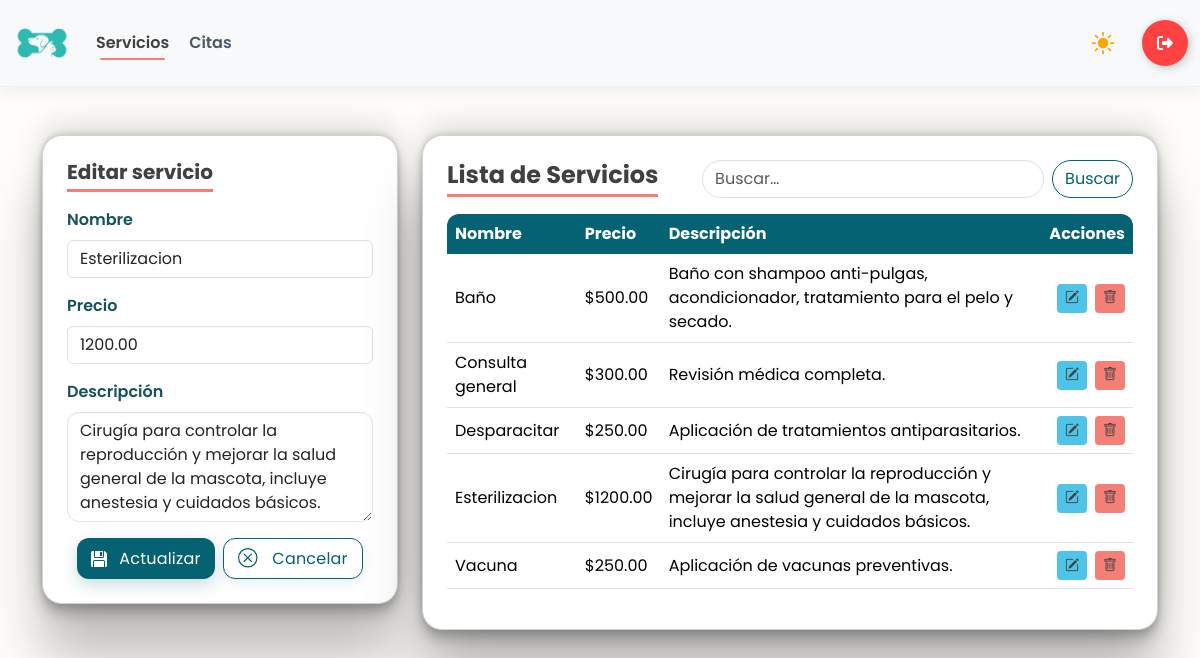
Screenshot of /servicios/18/ (signed in) with the database file from the repository.
### app/models.py (models this page shows, shortened)
class SERVICIO(models.Model):
    nombre = models.CharField(max_length=100)
    precio = models.DecimalField(max_digits=10, decimal_places=2)
    descripcion = models.TextField(max_length=250, null= True)

### app/views.py (the view, shortened to what this page needs)
# urls.py: path('servicios/', views.servicios_panel, name='servicios'), # Panel o dashboard
@login_required
@user_passes_test(is_admin)
def servicios_panel(request, id=None):
    servicio = get_object_or_404(SERVICIO, id=id) if id else None
    servicios = SERVICIO.objects.all().order_by("nombre")
    ctx = {"servicios": servicios, "servicio": servicio, "editando": bool(servicio)}
    return render(request, "servicios.html", ctx)

### app/views.py (called while the page is built)
def is_admin(user):
    return user.is_superuser or user.groups.filter(name='Administrador').exists()

### app/templates/servicios.html (shortened to what this page needs)
{% load static %}
<!DOCTYPE html>
<html lang="es">
<head>
    {% include 'referencias.html' %}
    <link rel="stylesheet" href="{% static 'css/panel.css' %}">
</head>
<body>
    {% include 'navbar-panel.html' %}
    <main class="container mt-5">
        <div class="row g-4">
            <div class="col-12 col-lg-4">
                <div class="card">
                    <div class="card-body p-4">
                        <h5 class="card-title mb-3">
                            {% if editando %}Editar servicio{% else %}Crear servicio{% endif %}
                        </h5>
                        <form method="post" autocomplete="off"
                            action="{% if editando %}{% url 'servicios_edit' servicio.id %}{% else %}{% url 'servicios' %}{% endif %}">
                            <div class="mb-3">
                                <label class="form-label">Nombre</label>
                                <input type="text" name="nombre" class="form-control"
                                    pattern="^[A-Za-zÁÉÍÓÚáéíóúÑñ\s]+$" maxlength="100" required
                                    value="{{ servicio.nombre|default_if_none:'' }}">
                            </div>
                            <div class="mb-3">
                                <label class="form-label">Precio</label>
                                <input type="number" step="0.01" min="0" name="precio" pattern="^\d+(\.\d{1,2})?$"
                                    class="form-control" required value="{{ servicio.precio|default_if_none:'' }}">
                            </div>
                            <div class="mb-3">
                                <label class="form-label">Descripción</label>
                                <textarea name="descripcion" rows="4" class="form-control"
                                    maxlength="250">{{ servicio.descripcion }}</textarea>
                            </div>
                            <div class="d-flex gap-2 justify-content-center">
                                <button type="submit" class="btn-save"
                                    aria-label="{% if editando %}Actualizar{% else %}Guardar{% endif %}">
                                    <div class="svg-wrapper-1">
                                        <div class="svg-wrapper">
                                        </div>
                                    </div>
                                    <span>{% if editando %}Actualizar{% else %}Guardar{% endif %}</span>
                                </button>
                                {% if editando %}
                                <a href="{% url 'servicios' %}" class="btn-clean" aria-label="Cancelar">
                                    <div class="svg-wrapper-1">
                                        <div class="svg-wrapper">
                                        </div>
                                    </div>
                                    <span>Cancelar</span>
                                </a>
                                {% endif %}
                            </div>
                        </form>
                    </div>
                </div>
            </div>
            <div class="col-12 col-lg-8">
                <div class="card">
                    <div class="card-body p-4">
                        <div class="d-flex justify-content-between align-items-center mb-3">
                            <h4 class="m-0 card-title">Lista de Servicios</h4>
                            <form class="d-flex" method="get" action="{% url 'servicios' %}">
                                <input class="form-control me-2" type="search" placeholder="Buscar…" name="q"
                                    value="{{ q }}">
                                <button class="btn btn-outline-primary" type="submit">Buscar</button>
                            </form>
                        </div>
                        <table class="table table-hover align-middle">
                            <thead>
                                <tr>
                                    <th>Nombre</th>
                                    <th>Precio</th>
                                    <th>Descripción</th>
                                    <th class="text-end">Acciones</th>
                                </tr>
                            </thead>
                            <tbody>
                                {% for servicio in servicios %}
                                <tr>
                                    <td>{{ servicio.nombre }}</td>
                                    <td>${{ servicio.precio|floatformat:2 }}</td>
                                    <td>{{ servicio.descripcion }}</td>
                                    <td class="text-end">
                                        <div class="d-inline-flex gap-2">
                                            <a class="btn btn-warning btn-sm"
                                                href="{% url 'servicios_edit' servicio.id %}">
                                                <i class="bi bi-pencil-square"></i>
                                            </a>
                                            <a class="btn btn-dark btn-sm" href="{% url 'eliminar' servicio.id %}"
                                                onclick="return confirm('¿Eliminar este servicio?')">
                                                <i class="bi bi-trash"></i>
                                            </a>
                                        </div>
                                    </td>
                                </tr>
                                {% empty %}
                                <tr>
                                    <td colspan="4" class="text-center text-muted">Sin información disponible</td>
                                </tr>
                                {% endfor %}
                            </tbody>
                        </table>
                    </div>
                </div>
            </div>
        </div>
    </main>
    {% include 'alertas.html' %}
</body>
</html>

### app/static/css/panel.css (style rules this page uses)
:root { color-scheme: light; }
:root { --primary: #056272; --accent: #4EC4E9; --accent-light: #8FE6F7; --coral: #F47F76; --paper: #FFFDFa; --light_coral: #e4a5a1; --ink: #333333; }
body { font-family: "Poppins", sans-serif !important; background-color: var(--paper) !important; }
:root { --navbar-h: 72px; }
body { padding-top: var(--navbar-h); }
html { scroll-behavior: smooth; }
.card-title { color: #404040 !important; font-weight: bold; display: inline-block; padding-bottom: 0.3rem; margin-bottom: 1.5rem; border-bottom: 3px solid #F47F76; }
.card { border: 0; border-radius: 20px !important; background: #fff; transition: transform .6s cubic-bezier(0.15, 0.83, 0.66, 1), box-shadow .3s ease; box-shadow: rgba(0, 0, 0, 0.25) 0px 54px 55px, rgba(0, 0, 0, 0.12) 0px -12px 30px, rgba(0, 0, 0, 0.12) 0px 4px 6px, rgba(0, 0, 0, 0.17) 0px 12px 13px, rgba(0, 0, 0, 0.09) 0px -3px 5px; }
.form-label { font-weight: 600; color: color-mix(in srgb, var(--primary) 65%, #333); }
.form-control, .form-select, textarea.form-control { border-radius: 12px; border: 1.6px solid #dfe5e9; box-shadow: inset 0 1px 2px rgba(0, 0, 0, .03); transition: border-color .2s ease, box-shadow .2s ease; }
.btn-save, .btn-clean { line-height: 1; padding: .55em .9em; display: inline-flex; align-items: center; gap: .35rem; border: none; border-radius: 12px; letter-spacing: .2px; cursor: pointer; transition: background .25s ease, transform .2s ease, box-shadow .25s ease; justify-content: center; min-width: 130px }
.btn-save { background: var(--primary); color: #fff; fill: #dcdcdc; box-shadow: 0 6px 16px rgba(5, 98, 114, .22); }
.btn-clean { background: #fff; color: var(--primary); fill: currentColor; border: 1.5px solid var(--primary); box-shadow: 0 4px 12px rgba(5, 98, 114, .10); }
.btn-save span, .btn-clean span { transition: opacity .35s ease, font-size .35s ease, margin-left .35s ease; display: inline-block; margin-left: 0.4em; vertical-align: middle; white-space: nowrap; }
.btn-save svg, .btn-clean svg { transform-origin: center; transition: transform .28s ease, fill .28s ease; display: block; }
.svg-wrapper-1 { display: flex; }
.svg-wrapper { display: flex; align-items: center; justify-content: center; transition: transform .45s linear; }
a.btn-save, a.btn-clean { text-decoration: none; }
.card .d-flex .form-control[type="search"] { border-radius: 999px; }
.btn.btn-outline-primary { border-radius: 999px; --bs-btn-color: var(--primary); --bs-btn-border-color: var(--primary); }
.table { --row-hover: rgba(142, 230, 247, .14); margin-bottom: 0; }
.table thead th { background: var(--primary); color: #fff; border: 0 !important; }
.table thead tr th:first-child { border-top-left-radius: 12px; }
.table thead tr th:last-child { border-top-right-radius: 12px; }
.table td, .table th { vertical-align: middle; }
.btn-sm { border-radius: 10px; padding: .3rem .55rem; }
.btn-warning.btn-sm { color: #404040; background: var(--accent); border: none; }
.btn-dark.btn-sm { color: #404040; background: var(--coral); border: none; }

### rows the page displays
SERVICIO: nombre "Esterilizacion", precio "1200.00", descripcion "Cirugía para controlar la reproducción y mejorar la salud general de la mascota, incluye anestesia y cuidados básicos."
SERVICIO: nombre "Baño", precio "500.00", descripcion "Baño con shampoo anti-pulgas, acondicionador, tratamiento para el pelo y secado."
SERVICIO: nombre "Consulta general", precio "300.00", descripcion "Revisión médica completa."
SERVICIO: nombre "Desparacitar", precio "250.00", descripcion "Aplicación de tratamientos antiparasitarios."
SERVICIO: nombre "Vacuna", precio "250.00", descripcion "Aplicación de vacunas preventivas."
